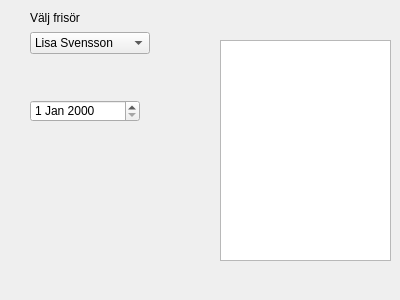
<?xml version="1.0" encoding="UTF-8"?>
<ui version="4.0">
 <class>bookTime</class>
 <widget class="QDialog" name="bookTime">
  <property name="geometry">
   <rect>
    <x>0</x>
    <y>0</y>
    <width>400</width>
    <height>300</height>
   </rect>
  </property>
  <property name="windowTitle">
   <string>Dialog</string>
  </property>
  <widget class="QTextBrowser" name="textBrowser">
   <property name="geometry">
    <rect>
     <x>220</x>
     <y>40</y>
     <width>171</width>
     <height>221</height>
    </rect>
   </property>
  </widget>
  <widget class="QDateEdit" name="dateEdit">
   <property name="geometry">
    <rect>
     <x>30</x>
     <y>100</y>
     <width>110</width>
     <height>22</height>
    </rect>
   </property>
  </widget>
  <widget class="QWidget" name="">
   <property name="geometry">
    <rect>
     <x>30</x>
     <y>10</y>
     <width>120</width>
     <height>44</height>
    </rect>
   </property>
   <layout class="QVBoxLayout" name="verticalLayout">
    <item>
     <widget class="QLabel" name="label">
      <property name="text">
       <string>Välj frisör</string>
      </property>
     </widget>
    </item>
    <item>
     <widget class="QComboBox" name="comboBox">
      <item>
       <property name="text">
        <string>Lisa Svensson</string>
       </property>
      </item>
      <item>
       <property name="text">
        <string>Pernilla Johansson</string>
       </property>
      </item>
      <item>
       <property name="text">
        <string>Mia Karlsson</string>
       </property>
      </item>
      <item>
       <property name="text">
        <string>Karl Olsson</string>
       </property>
      </item>
      <item>
       <property name="text">
        <string>Anna Larsson</string>
       </property>
      </item>
      <item>
       <property name="text">
        <string/>
       </property>
      </item>
     </widget>
    </item>
   </layout>
  </widget>
 </widget>
 <resources/>
 <connections/>
</ui>
